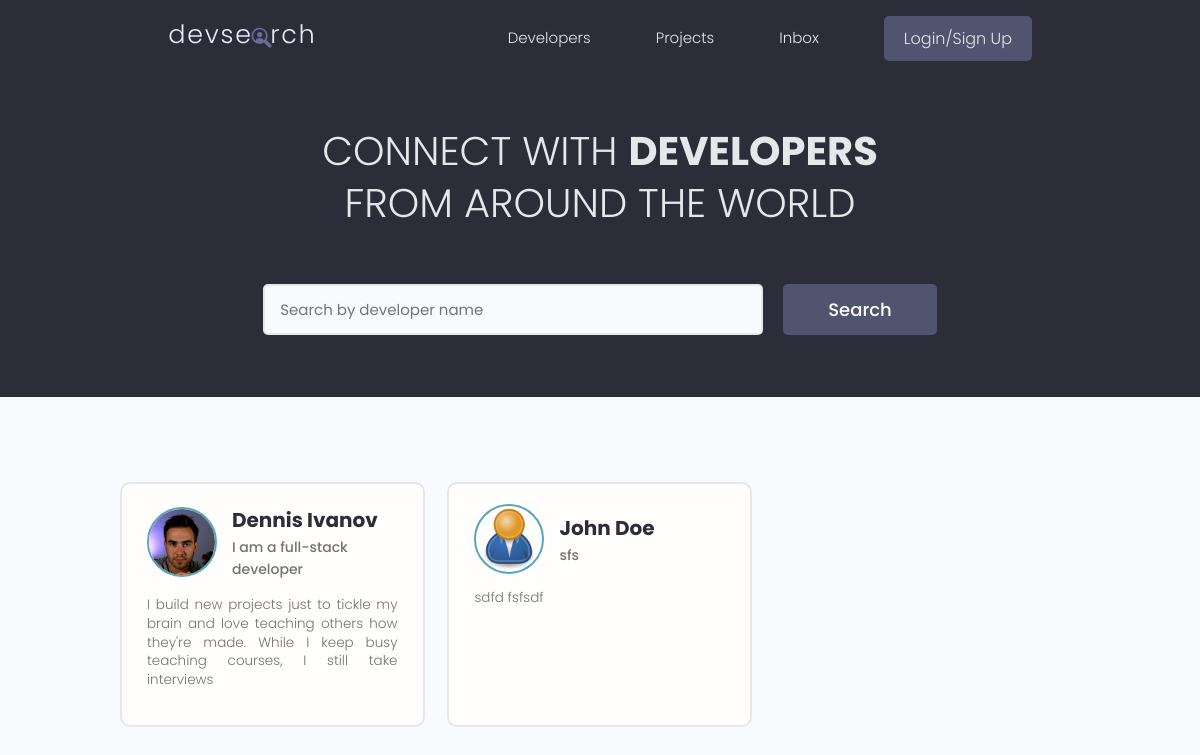
/, run on an earlier commit of the app's database.
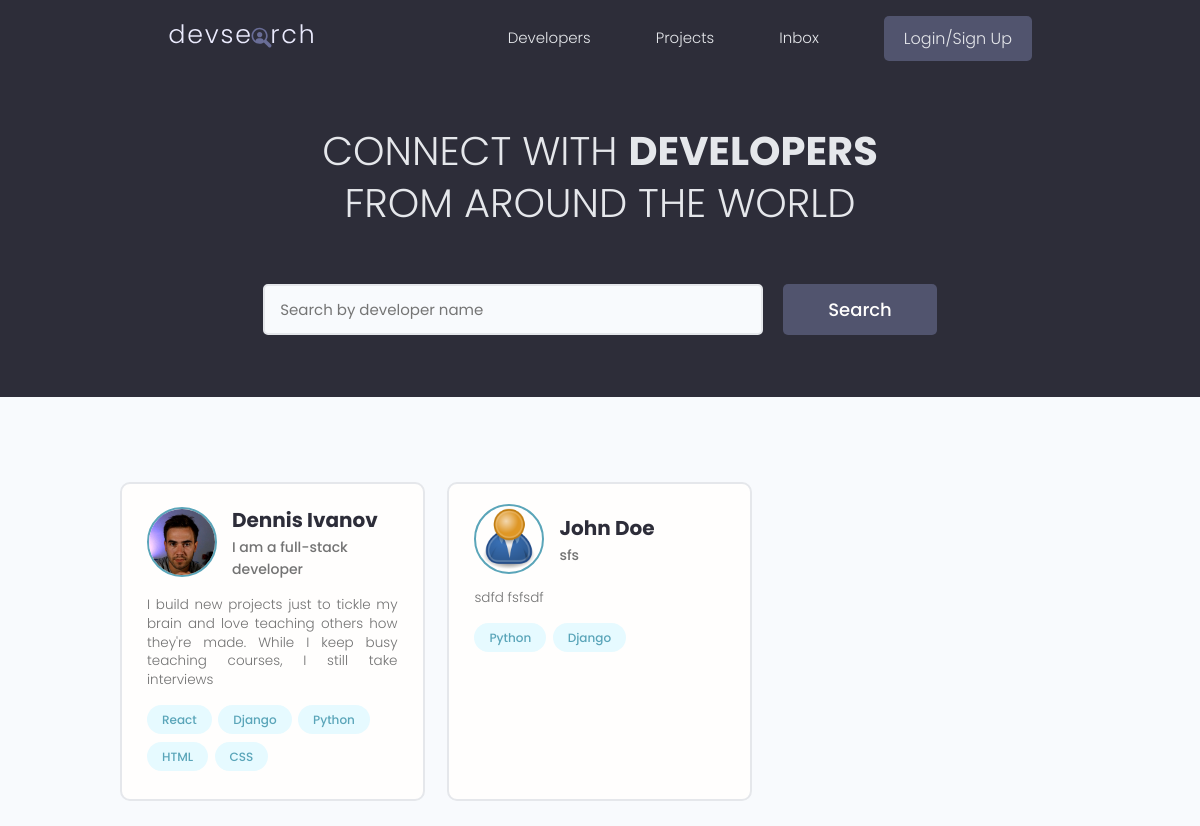
And on a later commit of the database.
### users/models.py (models this page shows, shortened)
class Profile(models.Model):
    user = models.OneToOneField(User, on_delete=models.CASCADE, null=True, blank=True)
    name = models.CharField(max_length=200, blank=True, null=True)
    email = models.EmailField(max_length=500, blank=True, null=True)
    username = models.CharField(max_length=200, blank=True, null=True)
    location = models.CharField(max_length=200, blank=True, null=True)
    short_intro = models.CharField(max_length=200, blank=True, null=True)
    bio = models.TextField(blank=True, null=True)
    profile_image = models.ImageField(blank=True, null=True, upload_to='profiles/',
    default="profiles/user-default.png")
    social_github = models.CharField(max_length=200, blank=True, null=True)
    social_twitter = models.CharField(max_length=200, blank=True, null=True)
    social_linkedin = models.CharField(max_length=200, blank=True, null=True)
    social_youtube = models.CharField(max_length=200, blank=True, null=True)
    social_website = models.CharField(max_length=200, blank=True, null=True)
    created = models.DateTimeField(auto_now_add=True)
    id = models.UUIDField(default=uuid.uuid4, unique=True, primary_key=True, editable=False)

class Skill(models.Model):
    owner = models.ForeignKey(
        Profile, on_delete=models.CASCADE, null=True, blank=True)
    name = models.CharField(max_length=200, blank=True, null=True)
    description = models.TextField(null=True, blank=True)
    created = models.DateTimeField(auto_now_add=True)
    id = models.UUIDField(default=uuid.uuid4, unique=True,
                         primary_key=True, editable=False)
    def __str__(self):
        return str(self.name)

### users/views.py (the view)
# urls.py: path('', views.profiles, name="profiles"),
def profiles(request):
    profiles = Profile.objects.all()
    context = {'profiles': profiles}
    return render(request, 'users/profiles.html', context)

### users/templates/users/profiles.html (shortened to what this page needs)
{% extends 'main.html' %}
{% block content %}
<main class="home">
    <section class="hero-section text-center">
        <div class="container container--narrow">
            <div class="hero-section__box">
                <h2>CONNECT WITH <span>DEVELOPERS</span></h2>
                <h2>FROM AROUND THE WORLD</h2>
            </div>
            <div class="hero-section__search">
                <form class="form" action="#" method="get">
                    <div class="form__field">
                        <input class="input input--text" id="formInput#search" type="text" name="text"
                            placeholder="Search by developer name" />
                    </div>
                    <input class="btn btn--sub btn--lg" type="submit" value="Search" />
                </form>
            </div>
        </div>
    </section>
    <section class="devlist">
        <div class="container">
            <div class="grid grid--three">
                {% for profile in profiles %}
                <div class="column card">
                    <div class="dev">
                        <a href="{% url 'user-profile' profile.id %}" class="card__body">
                            <div class="dev__profile">
                                <img class="avatar avatar--md" src="{{ profile.profile_image.url }}"
                                    alt="image" />
                                <div class="dev__meta">
                                    <h3>{{ profile.name }}</h3>
                                    <h5>{{ profile.short_intro|slice:"60" }}</h5>
                                </div>
                            </div>
                            <p class="dev__info">
                                {{ profile.bio|slice:"150" }}
                            </p>
                            <div class="dev__skills">
                                {% for skill in profile.skill_set.all|slice:"5" %}
                                <span class="tag tag--pill tag--main">
                                    <small>{{ skill }}</small>
                                </span>
                                {% endfor %}
                            </div>
                        </a>
                    </div>
                </div>
                {% endfor %}
           </div>
        </div>
    </section>
</main>
{% endblock content %}

What changed in the data, as far as the page shows it:
added Skill: name "React", shown under Profile "Dennis Ivanov"
added Skill: name "Django", shown under Profile "Dennis Ivanov"
added Skill: name "Python", shown under Profile "Dennis Ivanov"
added Skill: name "HTML", shown under Profile "Dennis Ivanov"
added Skill: name "CSS", shown under Profile "Dennis Ivanov"
added Skill: name "Python", shown under Profile "John Doe"
added Skill: name "Django", shown under Profile "John Doe"
